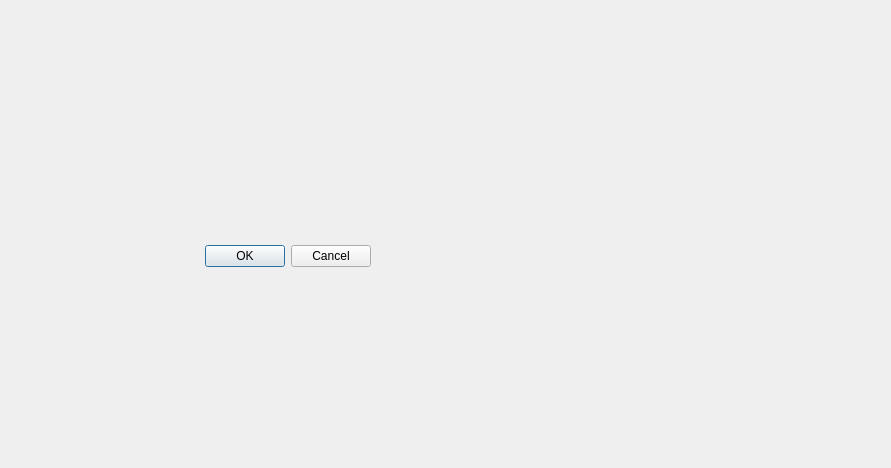
<?xml version="1.0" encoding="UTF-8"?>
<ui version="4.0">
 <class>Dialog</class>
 <widget class="QDialog" name="Dialog">
  <property name="geometry">
   <rect>
    <x>0</x>
    <y>0</y>
    <width>891</width>
    <height>468</height>
   </rect>
  </property>
  <property name="windowTitle">
   <string>Dialog</string>
  </property>
  <widget class="QDialogButtonBox" name="buttonBox">
   <property name="geometry">
    <rect>
     <x>30</x>
     <y>240</y>
     <width>341</width>
     <height>32</height>
    </rect>
   </property>
   <property name="orientation">
    <enum>Qt::Horizontal</enum>
   </property>
   <property name="standardButtons">
    <set>QDialogButtonBox::Cancel|QDialogButtonBox::Ok</set>
   </property>
  </widget>
 </widget>
 <resources/>
 <connections>
  <connection>
   <sender>buttonBox</sender>
   <signal>accepted()</signal>
   <receiver>Dialog</receiver>
   <slot>accept()</slot>
   <hints>
    <hint type="sourcelabel">
     <x>248</x>
     <y>254</y>
    </hint>
    <hint type="destinationlabel">
     <x>157</x>
     <y>274</y>
    </hint>
   </hints>
  </connection>
  <connection>
   <sender>buttonBox</sender>
   <signal>rejected()</signal>
   <receiver>Dialog</receiver>
   <slot>reject()</slot>
   <hints>
    <hint type="sourcelabel">
     <x>316</x>
     <y>260</y>
    </hint>
    <hint type="destinationlabel">
     <x>286</x>
     <y>274</y>
    </hint>
   </hints>
  </connection>
 </connections>
</ui>
